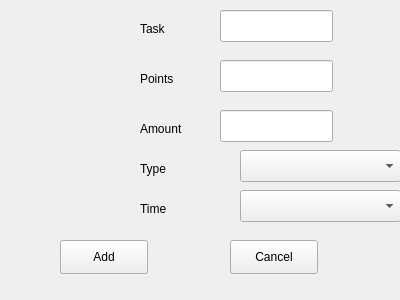
<?xml version="1.0" encoding="UTF-8"?>
<ui version="4.0">
 <class>AddDailyTaskWindow</class>
 <widget class="QWidget" name="AddDailyTaskWindow">
  <property name="geometry">
   <rect>
    <x>0</x>
    <y>0</y>
    <width>400</width>
    <height>300</height>
   </rect>
  </property>
  <property name="windowTitle">
   <string>Form</string>
  </property>
  <widget class="QLineEdit" name="taskEdit">
   <property name="geometry">
    <rect>
     <x>220</x>
     <y>10</y>
     <width>113</width>
     <height>32</height>
    </rect>
   </property>
  </widget>
  <widget class="QLineEdit" name="pointsEdit">
   <property name="geometry">
    <rect>
     <x>220</x>
     <y>60</y>
     <width>113</width>
     <height>32</height>
    </rect>
   </property>
  </widget>
  <widget class="QLineEdit" name="amountEdit">
   <property name="geometry">
    <rect>
     <x>220</x>
     <y>110</y>
     <width>113</width>
     <height>32</height>
    </rect>
   </property>
  </widget>
  <widget class="QLabel" name="taskLabel">
   <property name="geometry">
    <rect>
     <x>140</x>
     <y>20</y>
     <width>58</width>
     <height>18</height>
    </rect>
   </property>
   <property name="text">
    <string>Task</string>
   </property>
  </widget>
  <widget class="QLabel" name="pointsLabel">
   <property name="geometry">
    <rect>
     <x>140</x>
     <y>70</y>
     <width>58</width>
     <height>18</height>
    </rect>
   </property>
   <property name="text">
    <string>Points</string>
   </property>
  </widget>
  <widget class="QLabel" name="amountLabel">
   <property name="geometry">
    <rect>
     <x>140</x>
     <y>120</y>
     <width>58</width>
     <height>18</height>
    </rect>
   </property>
   <property name="text">
    <string>Amount</string>
   </property>
  </widget>
  <widget class="QPushButton" name="addButton">
   <property name="geometry">
    <rect>
     <x>60</x>
     <y>240</y>
     <width>88</width>
     <height>34</height>
    </rect>
   </property>
   <property name="text">
    <string>Add</string>
   </property>
  </widget>
  <widget class="QPushButton" name="cancelButton">
   <property name="geometry">
    <rect>
     <x>230</x>
     <y>240</y>
     <width>88</width>
     <height>34</height>
    </rect>
   </property>
   <property name="text">
    <string>Cancel</string>
   </property>
  </widget>
  <widget class="QComboBox" name="comboBox">
   <property name="geometry">
    <rect>
     <x>240</x>
     <y>150</y>
     <width>161</width>
     <height>32</height>
    </rect>
   </property>
  </widget>
  <widget class="QLabel" name="label">
   <property name="geometry">
    <rect>
     <x>140</x>
     <y>160</y>
     <width>58</width>
     <height>18</height>
    </rect>
   </property>
   <property name="text">
    <string>Type</string>
   </property>
  </widget>
  <widget class="QLabel" name="timeLabel">
   <property name="geometry">
    <rect>
     <x>140</x>
     <y>200</y>
     <width>58</width>
     <height>18</height>
    </rect>
   </property>
   <property name="text">
    <string>Time</string>
   </property>
  </widget>
  <widget class="QComboBox" name="timeComboBox">
   <property name="geometry">
    <rect>
     <x>240</x>
     <y>190</y>
     <width>161</width>
     <height>32</height>
    </rect>
   </property>
  </widget>
 </widget>
 <resources/>
 <connections/>
</ui>
